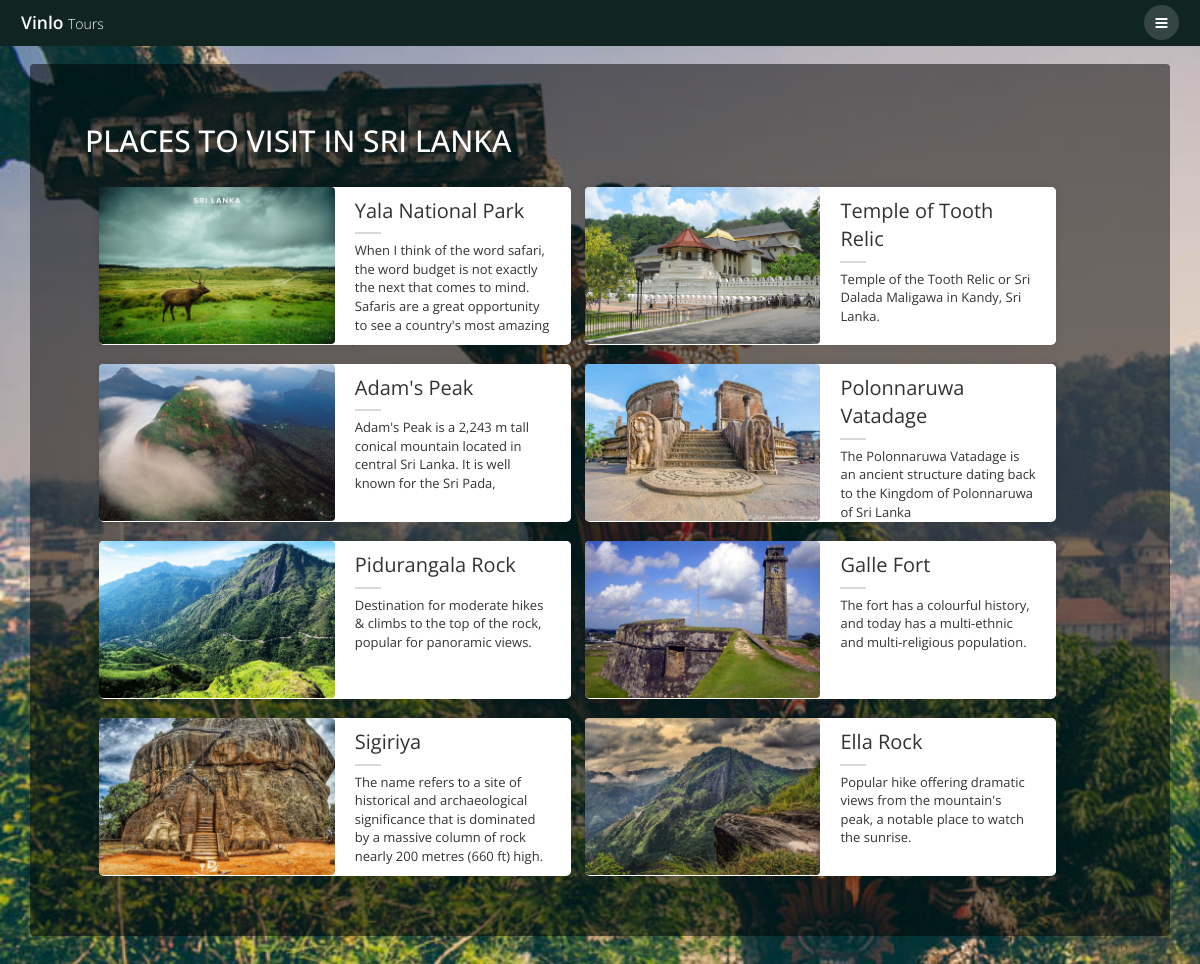
Page /places.php on the committed database.
### tables this page shows
CREATE TABLE `place` (
  `id` int(11) NOT NULL,
  `place` varchar(100) NOT NULL,
  `image` varchar(255) NOT NULL,
  `description` varchar(255) NOT NULL,
  `village` varchar(100) NOT NULL
);

### places.php (the view, shortened to what this page needs)
<?php
  require 'config/config.php';
?>
<!DOCTYPE HTML>
<html>
<head>
    <link rel="stylesheet" href="assets/css/main.css" />
    <link rel="stylesheet" href="assets/css/bootstrap/bootstrap.css">
    <link rel="stylesheet" href="assets/css/gallery.css" />
    <link href="//maxcdn.bootstrapcdn.com/bootstrap/3.3.0/css/bootstrap.min.css" rel="stylesheet" id="bootstrap-css">
    <link href="https://maxcdn.bootstrapcdn.com/font-awesome/4.7.0/css/font-awesome.min.css" rel="stylesheet" media="all">
</head>
<body class="subpage">
    <?php include "common/header.php"; ?>
    <div class="container">
        <br>
        <div class="row row-margin-bottom back-of-place">
            <header class="col-md-12 place-header">
                <h2>PLACES TO VISIT IN
                    <a href="srilanka">SRI LANKA</a>
                </h2>
                <br>
            </header>
            <?php
				$sql = "SELECT * FROM place";
				$query = mysqli_query($conn, $sql);
				while ($res = mysqli_fetch_array($query)) {
			?>
            <div class="col-md-5 no-padding lib-item" data-category="view">
                <div class="lib-panel">
                    <div class="row box-shadow">
                        <div class="col-md-6">
                            <img class="lib-img-show" src="images/places/<?php echo $res['image']; ?>">
                        </div>
                        <div class="col-md-6">
                            <div class="lib-row lib-header">
                                <?php echo $res['place']; ?>
                                <div class="lib-header-seperator"></div>
                            </div>
                            <div class="lib-row lib-desc">
                                <?php echo $res['description']; ?>
                            </div>
                        </div>
                    </div>
                </div>
            </div>
            <?php
				}
			?>
        </div>
    </div>
</body>
</html>

### common/header.php (shortened to what this page needs)
<header id="header" class="alt">
	<div class="logo">
		<a href="index.php">Vinlo
			<span>Tours</span>
		</a>
	</div>
	<a href="#menu">
	</a>
</header>

### assets/css/main.css (style rules this page uses)
html, body, div, span, applet, object, iframe, h1, h2, h3, h4, h5, h6, p, blockquote, pre, a, abbr, acronym, address, big, cite, code, del, dfn, em, img, ins, kbd, q, s, samp, small, strike, strong, sub, sup, tt, var, b, u, i, center, dl, dt, dd, ol, ul, li, fieldset, form, label, legend, table, caption, tbody, tfoot, thead, tr, th, td, article, aside, canvas, details, embed, figure, figcaption, footer, header, hgroup, menu, nav, output, ruby, section, summary, time, mark, audio, video { margin: 0; padding: 0; border: 0; font-size: 100%; font: inherit; vertical-align: baseline; }
article, aside, details, figcaption, figure, footer, header, hgroup, menu, nav, section { display: block; }
body { line-height: 1; }
body { -webkit-text-size-adjust: none; }
*, *:before, *:after { -moz-box-sizing: border-box; -webkit-box-sizing: border-box; box-sizing: border-box; }
.container { margin-left: auto; margin-right: auto; }
.container { width: 80em; }
@media screen and (max-width: 1680px) { .container { width: 80em; } }
@media screen and (max-width: 1280px) { .container { width: 65em; } }
.row { border-bottom: solid 1px transparent; -moz-box-sizing: border-box; -webkit-box-sizing: border-box; box-sizing: border-box; }
.row > * { float: left; -moz-box-sizing: border-box; -webkit-box-sizing: border-box; box-sizing: border-box; }
.row:after, .row:before { content: ''; display: block; clear: both; height: 0; }
.row > * { padding: 0 0 0 2em; }
.row { margin: 0 0 -1px -2em; }
@media screen and (max-width: 1680px) { .row > * { padding: 0 0 0 2em; } }
@media screen and (max-width: 1680px) { .row { margin: 0 0 -1px -2em; } }
@media screen and (max-width: 1280px) { .row > * { padding: 0 0 0 1.5em; } }
@media screen and (max-width: 1280px) { .row { margin: 0 0 -1px -1.5em; } }
body { -ms-overflow-style: scrollbar; }
body { background: #1b1b1b; }
body { background-color: #1b1b1b; color: rgba(255, 255, 255, 0.75); }
body, input, select, textarea { font-family: "roboto-light"; font-size: 13pt; font-weight: 300; line-height: 1.65; }
@media screen and (max-width: 1680px) { body, input, select, textarea { font-size: 11pt; } }
@media screen and (max-width: 1280px) { body, input, select, textarea { font-size: 11pt; } }
a { text-decoration: underline; }
h1, h2, h3, h4, h5, h6 { font-weight: 600; line-height: 1.5; margin: 0 0 1em 0; text-transform: uppercase; }
h1 a, h2 a, h3 a, h4 a, h5 a, h6 a { color: inherit; text-decoration: none; }
h2 { font-size: 1.75em; }
a { color: #102422; }
h1, h2, h3, h4, h5, h6 { color: #fff; }
body.subpage { padding-top: 3.125em; }
#header { background-color: transparent; color: #fdd1d1; cursor: default; height: 3.25em; left: 0; line-height: 3.25em; position: fixed; text-align: right; top: 1em; width: 100%; z-index: 10001; padding: 0 1.5em; }
#header.alt { top: 0; background: #102422; }
#header .logo { display: inline-block; height: inherit; left: 1.5em; line-height: inherit; margin: 0; padding: 0; position: absolute; top: 0; }
#header .logo a { font-size: 1.25em; color: #fff; font-weight: 600; text-decoration: none; }
#header .logo span { font-weight: 300; font-size: .8em; color: #FFF; }
#header > a { -moz-transition: color 0.2s ease-in-out; -webkit-transition: color 0.2s ease-in-out; -ms-transition: color 0.2s ease-in-out; transition: color 0.2s ease-in-out; display: inline-block; color: inherit; text-decoration: none; }
#header > a[href="#menu"] { text-decoration: none; -webkit-tap-highlight-color: transparent; background: rgba(255, 255, 255, 0.15); border-radius: 100%; height: 2.5em; width: 2.5em; line-height: 2.5em; color: #FFF; text-align: center; }
#header > a[href="#menu"]:before { content: ""; -moz-osx-font-smoothing: grayscale; -webkit-font-smoothing: antialiased; font-family: FontAwesome; font-style: normal; font-weight: normal; text-transform: none !important; }
#header > a[href="#menu"]:before { margin: 0; }
.place-header h2 { color: #ffffff; }

### rows in the picture
place: image (picture), place "Yala National Park", description "When I think of the word safari, the word budget is not exactly the next that comes to mind. Safaris are a great opportunity to see a country's most amazing"
place: image (picture), place "Temple of Tooth Relic", description "Temple of the Tooth Relic or Sri Dalada Maligawa in Kandy, Sri Lanka."
place: image (picture), place "Adam's Peak", description "Adam's Peak is a 2,243 m tall conical mountain located in central Sri Lanka. It is well known for the Sri Pada,"
place: image (picture), place "Polonnaruwa Vatadage", description "The Polonnaruwa Vatadage is an ancient structure dating back to the Kingdom of Polonnaruwa of Sri Lanka"
place: image (picture), place "Pidurangala Rock", description "Destination for moderate hikes & climbs to the top of the rock, popular for panoramic views."
place: image (picture), place "Galle Fort", description "The fort has a colourful history, and today has a multi-ethnic and multi-religious population."
place: image (picture), place "Sigiriya", description "The name refers to a site of historical and archaeological significance that is dominated by a massive column of rock nearly 200 metres (660 ft) high."
place: image (picture), place "Ella Rock", description "Popular hike offering dramatic views from the mountain's peak, a notable place to watch the sunrise."
